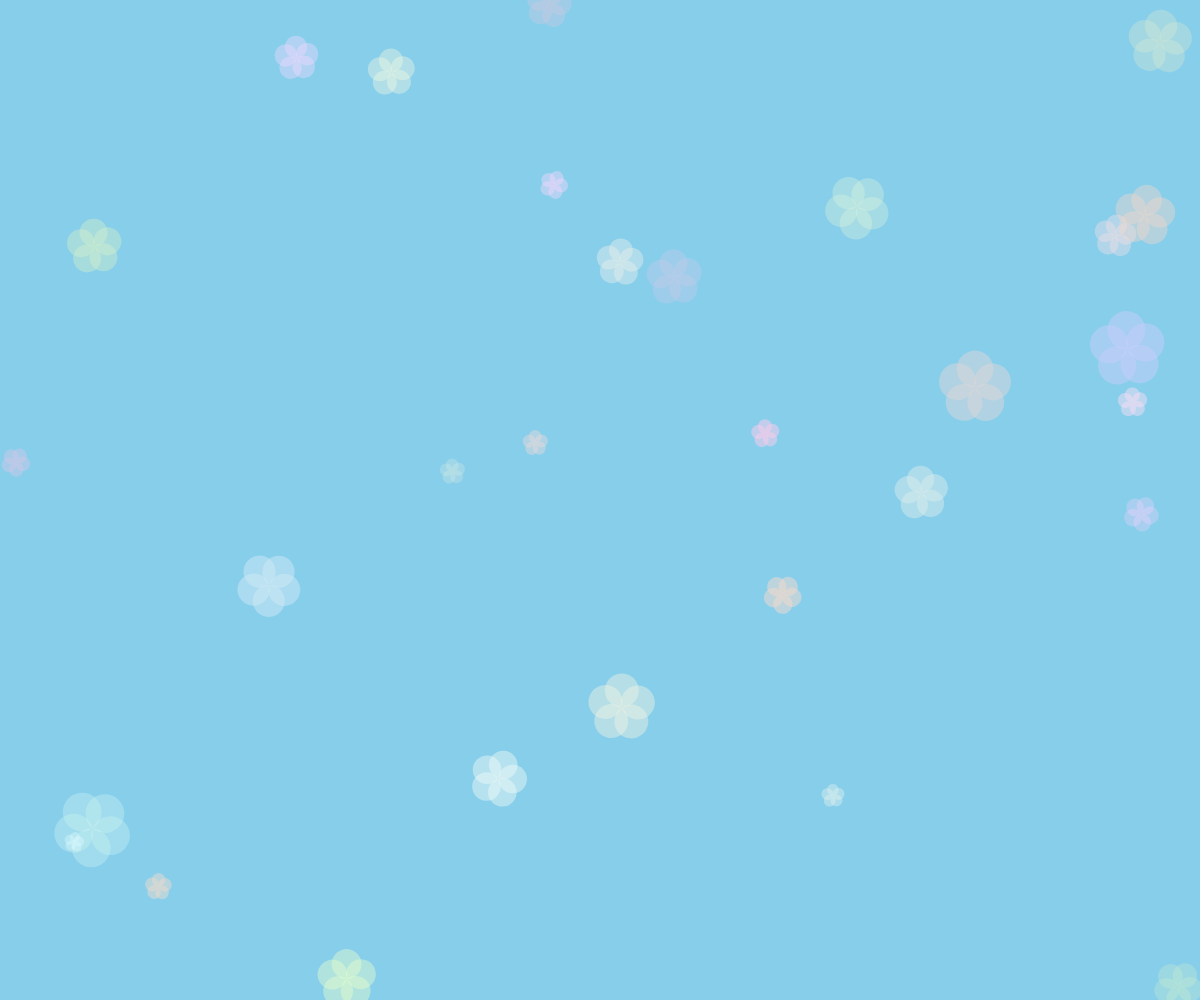
Frame 1 (no input)
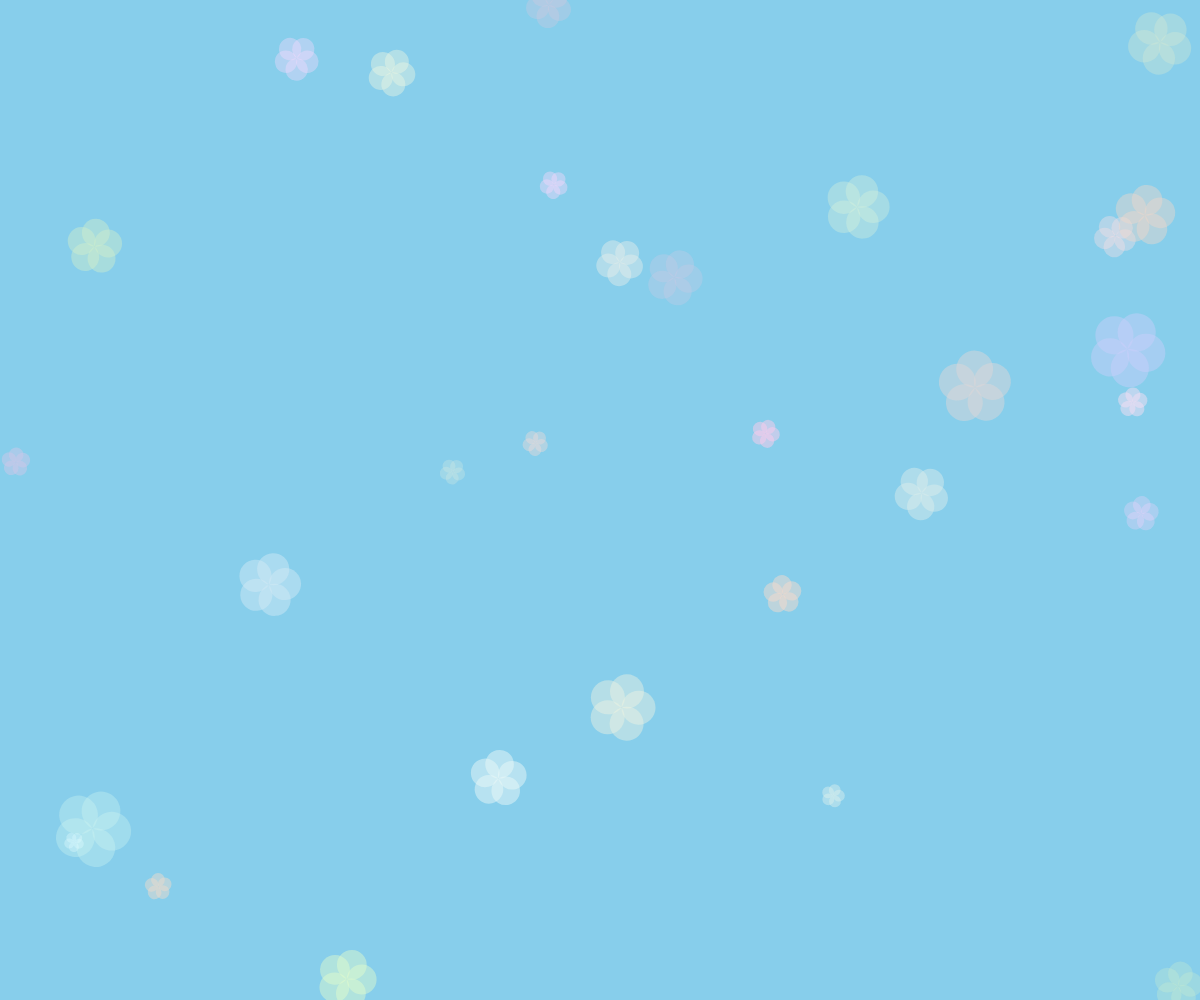
Frame 60 (no input)
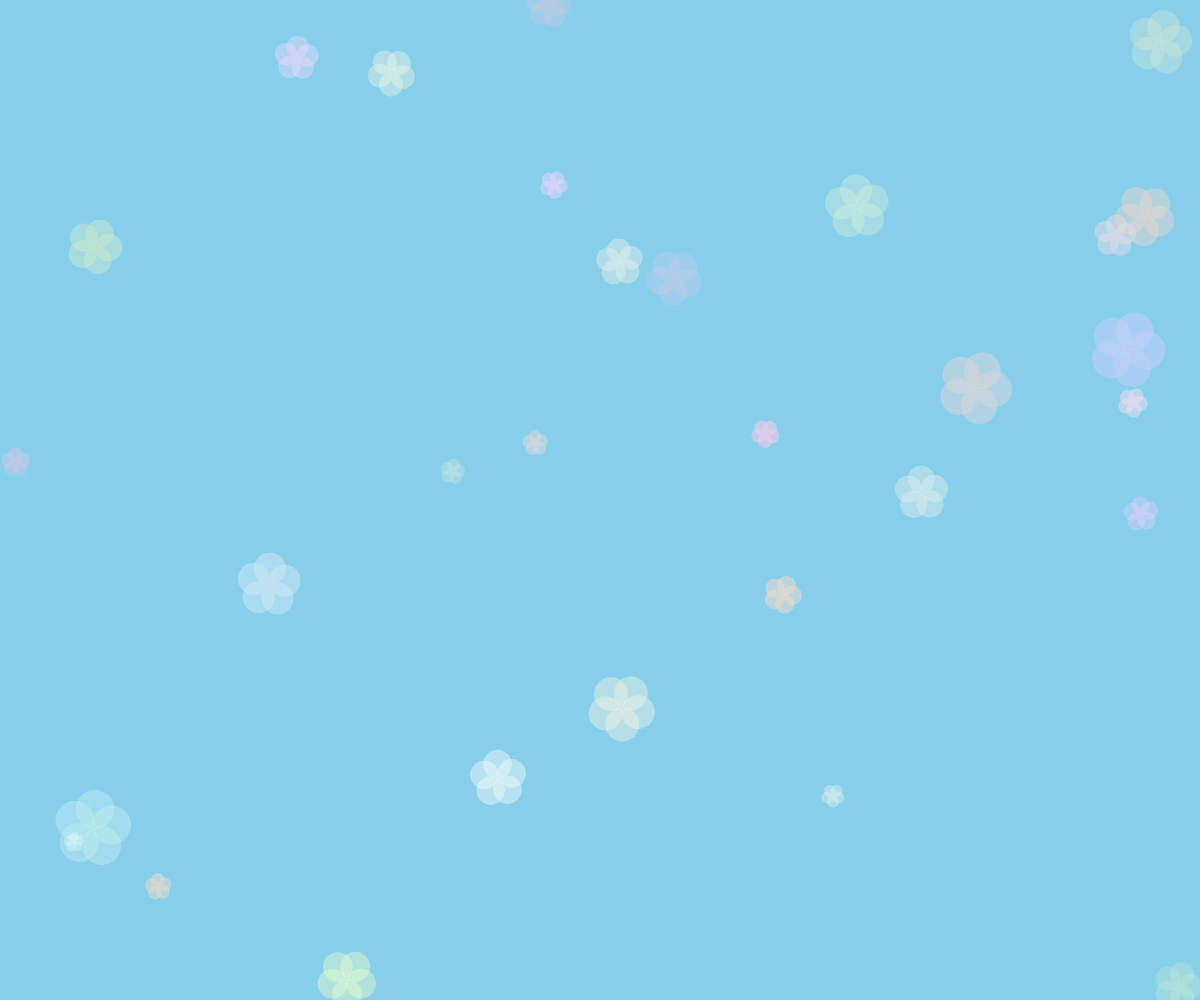
Frame 120 (the mouse pressed at the canvas centre since frame 60)

The p5.js sketch that drew these frames (run headless with seeded random() and noise() and a simulated clock; from frame 60 on, the mouse is pressed at the canvas centre):

// p5.js sketch
// ── sketch.js
let stars = [];

function setup() {
  createCanvas(windowWidth, windowHeight);
  noStroke();

  for (let i = 0; i < 30; i++) {
    stars.push(new Star(random(width), random(height)));
  }
}

function draw() {
  background('#87CEEB'); // 하늘색 배경

  for (let star of stars) {
    star.update();
    star.display();
    star.interact();
  }
}

function mousePressed() {
  for (let i = stars.length - 1; i >= 0; i--) {
    let distance = dist(mouseX, mouseY, stars[i].x, stars[i].y);
    if (distance < stars[i].interactionRadius) {
      stars.splice(i, 1); // 클릭한 별 제거
    }
  }
}

class Star {
  constructor(x, y) {
    this.x = x;
    this.y = y;
    this.baseSize = random(5, 20);
    this.size = this.baseSize;
    this.color = color(
      random(200, 255),
      random(200, 255),
      random(200, 255),
      random(150, 255)
    );
    this.twinkleSpeed = random(0.01, 0.1);
    this.angle = random(TWO_PI);
    this.twinkle = random(0, PI / 8);
    this.interactionRadius = 50; // 마우스와 상호작용하는 범위
  }

  disappear() {
    this.color.levels[3] = lerp(this.color.levels[3], 0, 0.1);
  }

  update() {
    this.angle += this.twinkleSpeed;
    this.twinkle = (sin(this.angle) * PI) / 8;
  }

  display() {
    fill(
      this.color.levels[0],
      this.color.levels[1],
      this.color.levels[2],
      this.color.levels[3] * 0.5
    );

    push();
    translate(this.x, this.y);
    rotate(this.twinkle);
    for (let i = 0; i < 5; i++) {
      let x = cos((TWO_PI / 5) * i) * this.size;
      let y = sin((TWO_PI / 5) * i) * this.size;
      ellipse(x, y, this.size * 2);
    }
    pop();
  }

  interact() {
    let distance = dist(mouseX, mouseY, this.x, this.y);
    if (distance < this.interactionRadius) {
      this.size = lerp(this.size, this.baseSize * 1.5, 0.1); // 마우스 근처에서 크기를 키우기
    } else {
      this.size = lerp(this.size, this.baseSize, 0.1); // 마우스 멀어질 때 원래 크기로 돌아오기
    }
  }
}
